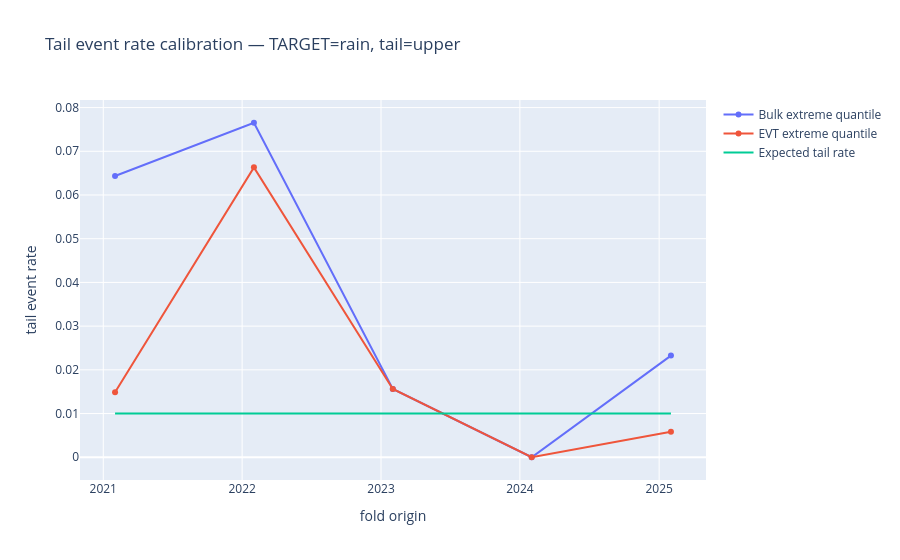

This figure's notebook cell:
### Code cell
# Tail event rate plot
fig = go.Figure()
fig.add_trace(go.Scatter(x=mae_plot_df["origin"], y=mae_plot_df["TailRate_bulk_ext"], mode="lines+markers", name="Bulk extreme quantile"))
fig.add_trace(go.Scatter(x=mae_plot_df["origin"], y=mae_plot_df["TailRate_evt_ext"], mode="lines+markers", name="EVT extreme quantile"))
fig.add_trace(go.Scatter(x=mae_plot_df["origin"], y=[TAIL_PROB]*len(mae_plot_df), mode="lines", name="Expected tail rate"))
fig.update_layout(title=f"Tail event rate calibration — TARGET={TARGET}, tail={TAIL}", xaxis_title="fold origin", yaxis_title="tail event rate")
save_fig(fig, f"backtest_tail_rate_{TARGET}_{TAIL}")

### Figure 1 — Plotly figure (JSON) as saved in the notebook; plotly's stock layout.template omitted (floating-point values rounded to 4 significant figures)
{"data": [{"mode": "lines+markers", "name": "Bulk extreme quantile", "type": "scatter", "x": ["2021-02-01T00:00:00", "2022-02-01T00:00:00", "2023-02-01T00:00:00", "2024-02-01T00:00:00", "2025-02-01T00:00:00"], "y": [0.06436, 0.07653, 0.01562, 0.0, 0.02326]}, {"mode": "lines+markers", "name": "EVT extreme quantile", "type": "scatter", "x": ["2021-02-01T00:00:00", "2022-02-01T00:00:00", "2023-02-01T00:00:00", "2024-02-01T00:00:00", "2025-02-01T00:00:00"], "y": [0.01485, 0.06633, 0.01562, 0.0, 0.005814]}, {"mode": "lines", "name": "Expected tail rate", "type": "scatter", "x": ["2021-02-01T00:00:00", "2022-02-01T00:00:00", "2023-02-01T00:00:00", "2024-02-01T00:00:00", "2025-02-01T00:00:00"], "y": [0.01, 0.01, 0.01, 0.01, 0.01]}], "layout": {"title": {"text": "Tail event rate calibration — TARGET=rain, tail=upper"}, "xaxis": {"title": {"text": "fold origin"}}, "yaxis": {"title": {"text": "tail event rate"}}}}
